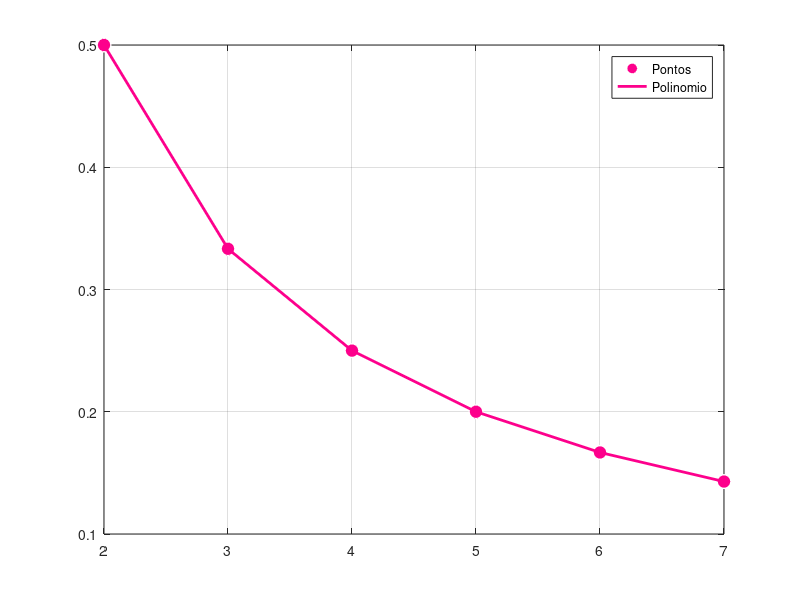

Write the MATLAB code that produced this figure.
function l5ex19()
  clc;
  x = [2, 3, 4, 5, 6, 7];
  y = [0.5, 0.3333, 0.25, 0.2, 0.1667, 0.1429];
  xdef = 5.5;
  
  ordem = input("Defina o grau do polinonimo: ");
  
  coeficientes = elementos(ordem, x, y);
  [r2, coeficiteDeterminacao] = determinacao(coeficientes, x, y);
  
  fprintf("Os pontos: ") 
  for i = 1:numel(x)
    fprintf("(%d, %d) ", x(i), y(i))    
  endfor
  
  fprintf("\nResultaram nos coeficientes: \n")
  disp (coeficientes)
  fprintf("Gerando a função: \nf(x) = ")
  fprintf("%d + ", coeficientes(1))
  for i = 2:numel(coeficientes)
    fprintf("%d.x^%d", coeficientes(i), (i-1))
    if i <= (numel(coeficientes)-1)
      fprintf(" + ")
    endif
  endfor
  
  fprintf("\nEstimando x para %d o polinomio resulta em: %d\nR2=%d, R=%d\n", xdef, funcao(coeficientes, xdef), r2, coeficiteDeterminacao);
  plotrosa(ordem, x, y);
endfunction

function x = elementos(ordem, x, y)
  matrizA = zeros(ordem+1, ordem+2);
  [~, n] = size(x);
  for i = 1:(ordem+1)
    for j = 1:i
      k = i+j-2;
      soma = 0;
      for l = 1:n
        soma = soma + ((x(l))^k);
      endfor
      matrizA(i, j) = soma;
      matrizA(j, i) = soma;
    endfor
    soma = 0;
    for l = 1:n
      soma = soma + (y(l))*((x(l))^(i-1));
    endfor
    matrizA(i, ordem+2) = soma;
  endfor
  A = matrizA(:, 1:(end-1));
  b = matrizA(:, end);
  x = A\b;
endfunction

function [r2, coeficiteDeterminacao] = determinacao(coeficientes, x, y)
  st = 0;
  sr = 0;
  for i = 1:numel(x)
    func = funcao(coeficientes, (x(i)));
    sr = sr + (y(i) - func)^2;
    st = st + (y(i) - mean(y))^2;
  endfor
  r2 = (st - sr)/st;
  coeficiteDeterminacao = sqrt(r2);
endfunction

function y = funcao(coeficientes, xdef)
  y = 0;
  for i = numel(coeficientes):-1:1 % Decrementa os coeficientes
    y = y + coeficientes(i) * xdef^(i - 1);
  endfor
endfunction

function plotrosa(ordem, x, y)
  p = polyfit(x, y, ordem);
  plot(x, y, 'marker', 'o', 'markersize', 10, 'markerfacecolor', [0.9922, 0.0000, 0.5490],'linewidth', 1, 'color', [1, 1, 1], 'DisplayName', 'Pontos');
  hold on;
  grid on;
  plot(x, polyval(p, x), 'linewidth', 2, 'color', [0.9922, 0.0000, 0.5490]);
  legend("Pontos", "Polinomio");
  hold off;
endfunction
